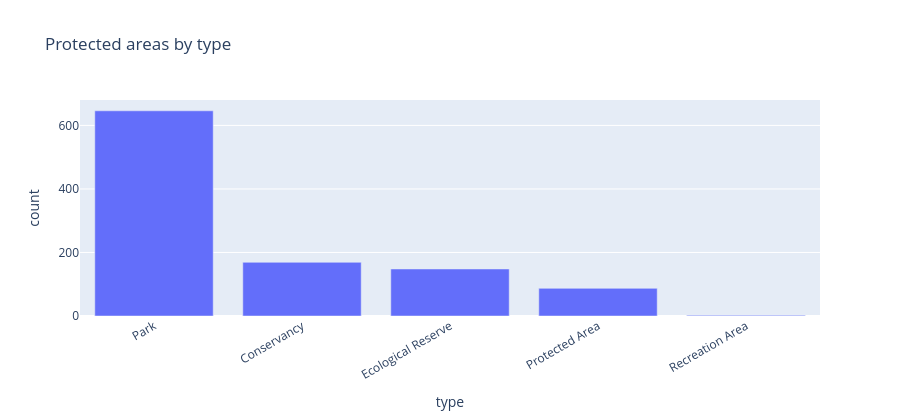

Source (notebook cell):
### Markdown cell above
## 1. Parks by type and legal status

### Code cell
by_type = (
    parks.groupby('type', dropna=False).size().reset_index(name='count')
    .sort_values('count', ascending=False)
)
fig = px.bar(by_type, x='type', y='count', title='Protected areas by type')
fig.update_layout(xaxis_tickangle=-30, height=420)
fig.show()

parks['legalStatus'].value_counts(dropna=False)

### Figure 1 — Plotly figure (JSON) as saved in the notebook; plotly's stock layout.template omitted (floating-point values rounded to 4 significant figures)
{"data": [{"alignmentgroup": "True", "hovertemplate": "type=%{x}<br>count=%{y}<extra></extra>", "legendgroup": "", "marker": {"color": "#636efa", "pattern": {"shape": ""}}, "name": "", "offsetgroup": "", "orientation": "v", "showlegend": false, "textposition": "auto", "type": "bar", "x": ["Park", "Conservancy", "Ecological Reserve", "Protected Area", "Recreation Area"], "xaxis": "x", "y": [646, 169, 148, 87, 2], "yaxis": "y"}], "layout": {"barmode": "relative", "height": 420, "legend": {"tracegroupgap": 0}, "title": {"text": "Protected areas by type"}, "xaxis": {"anchor": "y", "domain": [0.0, 1.0], "tickangle": -30, "title": {"text": "type"}}, "yaxis": {"anchor": "x", "domain": [0.0, 1.0], "title": {"text": "count"}}}}
